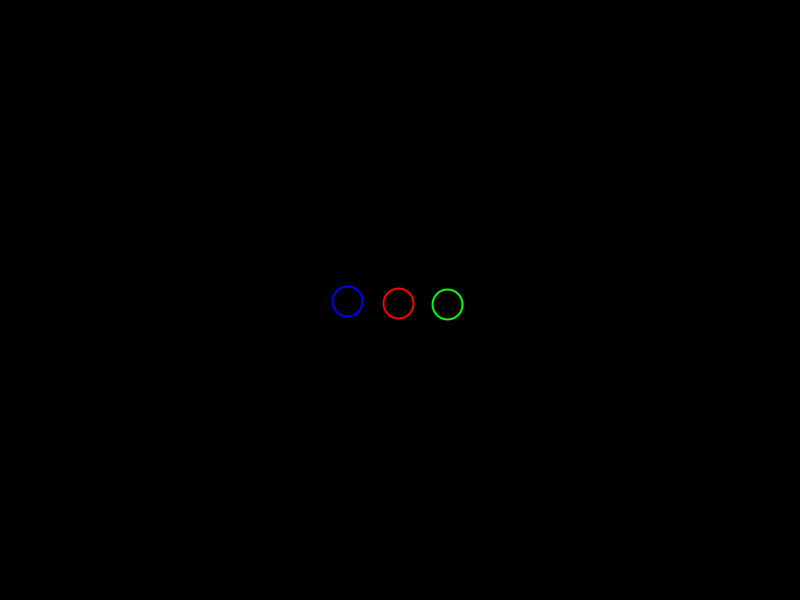
Frame 1 (no input)
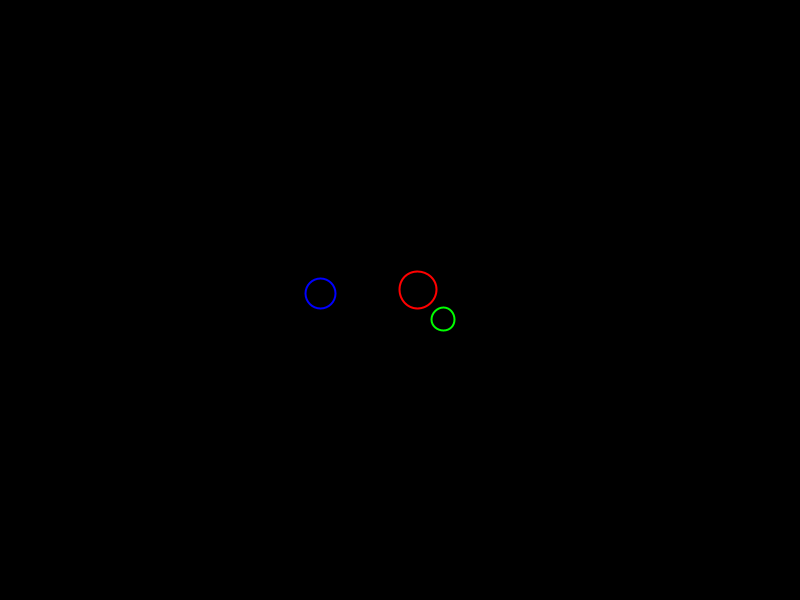
Frame 60 (the mouse pressed at the canvas centre just before this capture)
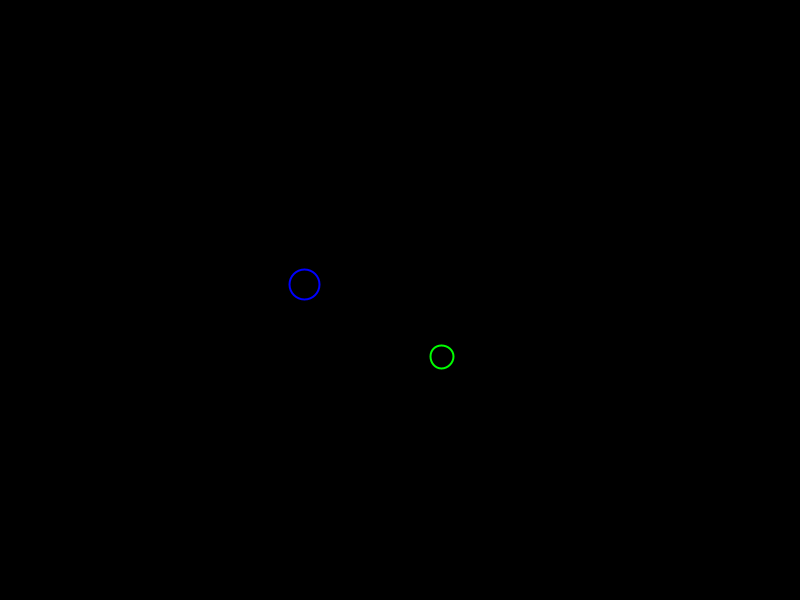
Frame 120 (the mouse held since frame 60 and released just before this capture)

The Processing sketch that drew these frames (run headless with seeded random() and noise(); from frame 60 on, the mouse is pressed at the canvas centre):

// Processing sketch: Gerador_de_bolhas_agario
// ── Gerador_de_bolhas_agario.pde
Bolha b1,b2,b3;
//float a,b,c;

void setup() {
  size(800, 600);
  //a = random(10,100);
  //b = random(10,100);
  //c = random(10,100);
  
  b1 = new Bolha(350, 30,0,0,255);
  
  b2 = new Bolha(450, 30,0,255,0);
  
  b3 = new Bolha(400, 30,255,0,0);
}

void draw() {
  background(0);
  
  b1.overlaps(b2);
  b2.overlaps(b3);
  b3.overlaps(b1);
  
  b1.ascend();
  b1.display();
  b1.top();
  b1.popAnimation();
  
  b2.ascend();
  b2.display();
  b2.top();
  b2.popAnimation();
  
  b3.ascend();
  b3.display();
  b3.top();
  b3.popAnimation();
}

void mousePressed() {
  b1.pop();
  
  b2.pop();
  
  b3.pop();
}

// ── bolha.pde
class Bolha {
  float x;
  float y;
  float size;
  float popSize;
  int R, G, B;
  boolean p;
  
  Bolha(float x0, float tempSize, int tempR, int tempG, int tempB) {
    x = x0;
    y = height/2;
    size = tempSize;
    p = false;
    popSize = tempSize;
    R = tempR;
    G = tempG;
    B = tempB;
  }
  
  void ascend() {
    y += random(-5,5);
    x += random(-5,5);
  }
  
  void overlaps(Bolha other) {
    float d = dist(x,y,other.x,other.y);
    if (d < size/2 + other.size/2) {
      if(size > 0 && other.size > 0){
        size--;
        other.size++;
        println("size:", size, " // other.size:",other.size);
      }
    }
  }
  
  void display() {
    noFill();
    stroke(R,G,B);
    strokeWeight(2);
    circle(x,y,size);
  }
  
  void top() {
    if(y <= size/2) {
      y = size/2;
      if (size != 0) {
        p = true;
      }
    }
  }
  
  void pop() {
    if(mouseY > y - size/2 && mouseY < y + size/2) {
      if(mouseX > x - size/2 && mouseX < x + size/2) {
        p = true;
      }
    } else {
      p = false;
    }
  }
  
  void popAnimation() {
    if(p == true) {
      size += 5;
      if (size >= popSize + 10) {
        p = false;
        size = 0;
      }
    }
  }
}
